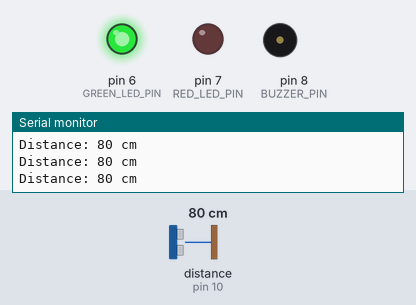
The sketch below on a simulated Arduino Uno, built with avr-gcc and run on an emulated ATmega328P. Shown: output pins drawn as LEDs (lit = HIGH), buzzer (waves = sounding, pin HIGH), the last lines printed to the serial monitor. Wiring (inferred from the names in the program): ultrasonic range finder: trigger pin 9; echo pin 10. The test bench sets the inputs (shaded band); at power-on: distance to the obstacle (sensor on pin 10) 80 cm. The echo pulse lasts 58.3 µs per cm; pins used as bus, display or sensor lines are not drawn.

Above: at 1.2 s.
1.3 s: distance to the obstacle (sensor on pin 10) set to 23 cm
2.8 s: distance to the obstacle (sensor on pin 10) set to 19 cm
At 3.5 s:
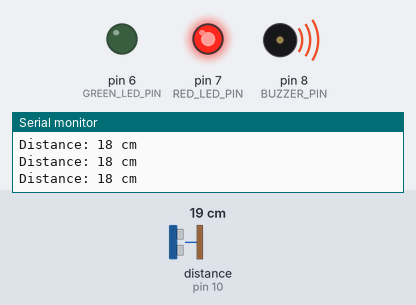
4.3 s: distance to the obstacle (sensor on pin 10) set to 35 cm
At 5.3 s:
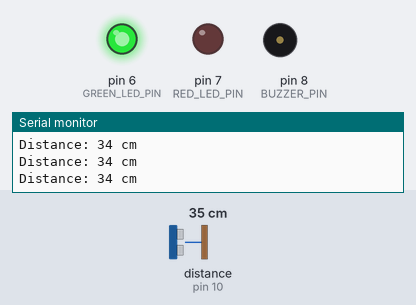
5.9 s: distance to the obstacle (sensor on pin 10) set to 2 cm
At 7.0 s:
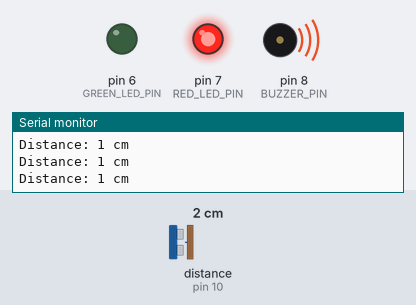
Timing chart, 0 to 8.4 s (numbered marks = the images above; inputs shaded):
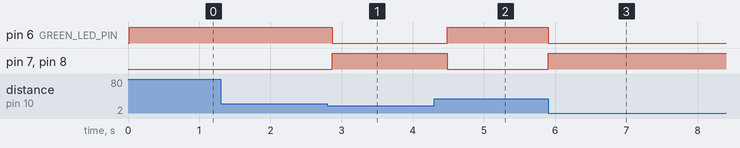

Measured:
- the behaviour switches between 22 and 21 cm on distance to the obstacle (sensor on pin 10) (found by bisection; images 0 and 1)
- after the input at 2.8 s, pin 6 (GREEN_LED_PIN): HIGH → LOW after 0.07 s; pin 7 (RED_LED_PIN), pin 8 (BUZZER_PIN): LOW → HIGH after 0.07 s
- after the input at 4.3 s, pin 6 (GREEN_LED_PIN): LOW → HIGH after 0.18 s; pin 7 (RED_LED_PIN), pin 8 (BUZZER_PIN): HIGH → LOW after 0.18 s
- after the input at 5.9 s, pin 6 (GREEN_LED_PIN): HIGH → LOW at once; pin 7 (RED_LED_PIN), pin 8 (BUZZER_PIN): LOW → HIGH at once

The sketch:

parking_indicator.ino
```cpp
/*
  Smart Parking Indicator
  -----------------------
  Tinkercad-friendly Arduino sketch for a single parking-space monitor.

  Hardware used:
  - Arduino Uno
  - HC-SR04 ultrasonic sensor
  - Green LED  : parking space available
  - Red LED    : parking space occupied
  - Buzzer     : alert when a vehicle is within the threshold

  Sensor -> Arduino -> Processing -> LEDs + Buzzer

  Threshold:
  - If the measured distance is <= PARKING_THRESHOLD_CM,
    the space is considered OCCUPIED.
  - Otherwise it is AVAILABLE.

  Pin assignments (change these to match your Tinkercad wiring):
  - Ultrasonic Trig  -> pin 9
  - Ultrasonic Echo  -> pin 10
  - Green LED        -> pin 6
  - Red LED          -> pin 7
  - Buzzer           -> pin 8
*/

const int TRIG_PIN  = 9;
const int ECHO_PIN  = 10;

const int GREEN_LED_PIN = 6;
const int RED_LED_PIN   = 7;
const int BUZZER_PIN    = 8;

// Occupancy threshold in centimeters.
// A smaller value means the vehicle must be closer to count as "occupied".
const int PARKING_THRESHOLD_CM = 20;

void setup()
{
  // Ultrasonic sensor pins
  pinMode(TRIG_PIN, OUTPUT);
  pinMode(ECHO_PIN, INPUT);

  // Indicator/output pins
  pinMode(GREEN_LED_PIN, OUTPUT);
  pinMode(RED_LED_PIN, OUTPUT);
  pinMode(BUZZER_PIN, OUTPUT);

  // Start serial monitor for simulation/debugging
  Serial.begin(9600);
  Serial.println("Smart Parking Indicator initialized");
  Serial.print("Occupancy threshold: ");
  Serial.print(PARKING_THRESHOLD_CM);
  Serial.println(" cm");
}

void loop()
{
  long duration;
  int distanceCm;

  // ---------------- 1. Read ultrasonic sensor ----------------
  // Send a 10 microsecond trigger pulse
  digitalWrite(TRIG_PIN, LOW);
  delayMicroseconds(2);
  digitalWrite(TRIG_PIN, HIGH);
  delayMicroseconds(10);
  digitalWrite(TRIG_PIN, LOW);

  // Measure the echo pulse duration
  duration = pulseIn(ECHO_PIN, HIGH);

  // ---------------- 2. Calculate distance ----------------
  // Duration is the round-trip time in microseconds.
  // Approximate conversion: duration / 58 ~= distance in cm.
  if (duration == 0) {
    // No echo received within timeout -> assume nothing detected
    distanceCm = 100;
  } else {
    distanceCm = duration / 58;
  }

  Serial.print("Distance: ");
  Serial.print(distanceCm);
  Serial.println(" cm");

  // ---------------- 3. Decision / processing ----------------
  bool occupied = (distanceCm <= PARKING_THRESHOLD_CM);

  // ---------------- 4. Control outputs ----------------
  if (occupied) {
    // Space occupied
    digitalWrite(GREEN_LED_PIN, LOW);   // green OFF
    digitalWrite(RED_LED_PIN,   HIGH);  // red ON
    digitalWrite(BUZZER_PIN,    HIGH);  // buzzer ON
  } else {
    // Space available
    digitalWrite(GREEN_LED_PIN, HIGH);  // green ON
    digitalWrite(RED_LED_PIN,   LOW);   // red OFF
    digitalWrite(BUZZER_PIN,    LOW);   // buzzer OFF
  }

  // Short delay so the simulation updates at a readable rate
  delay(200);
}
```
